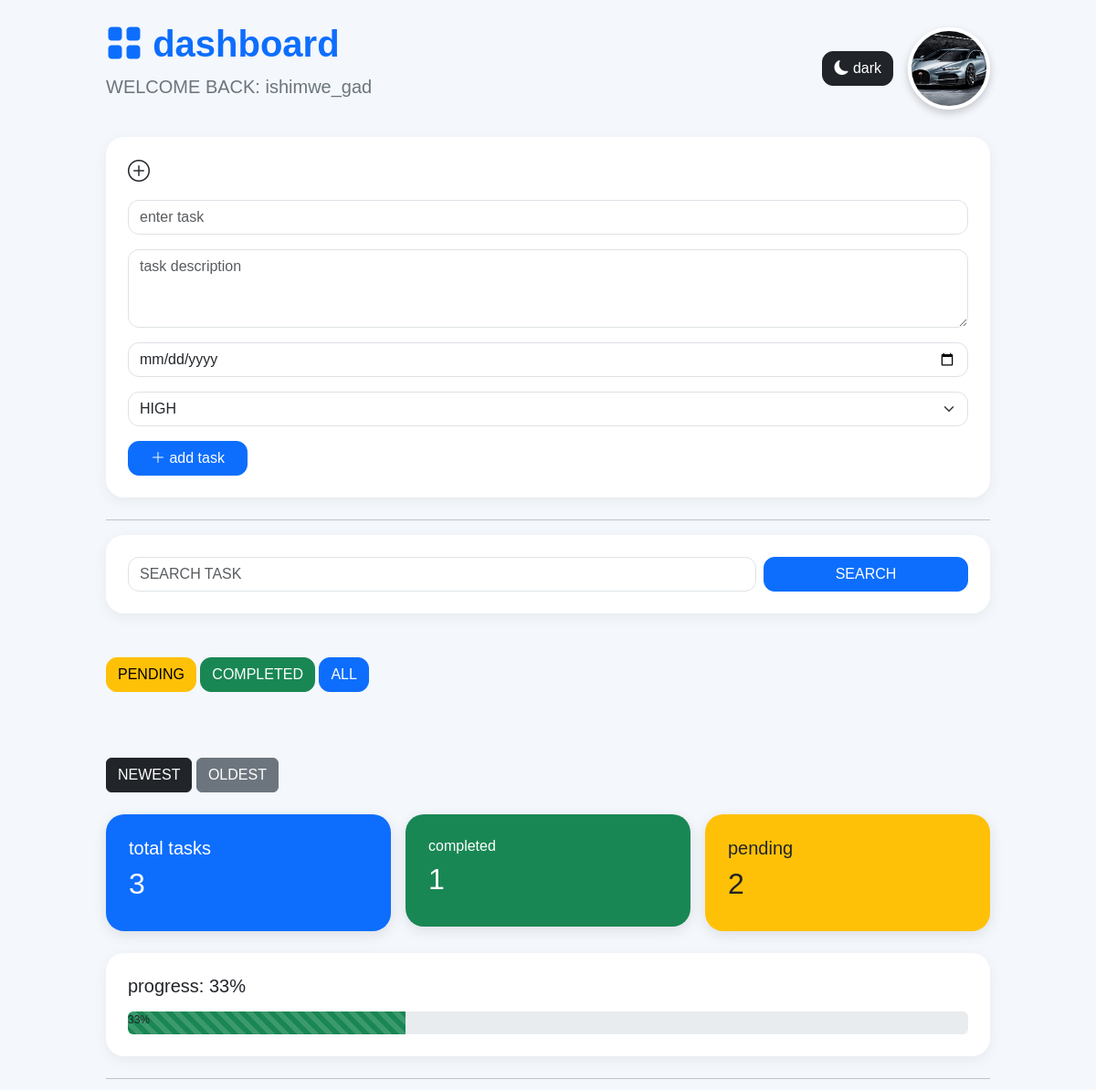
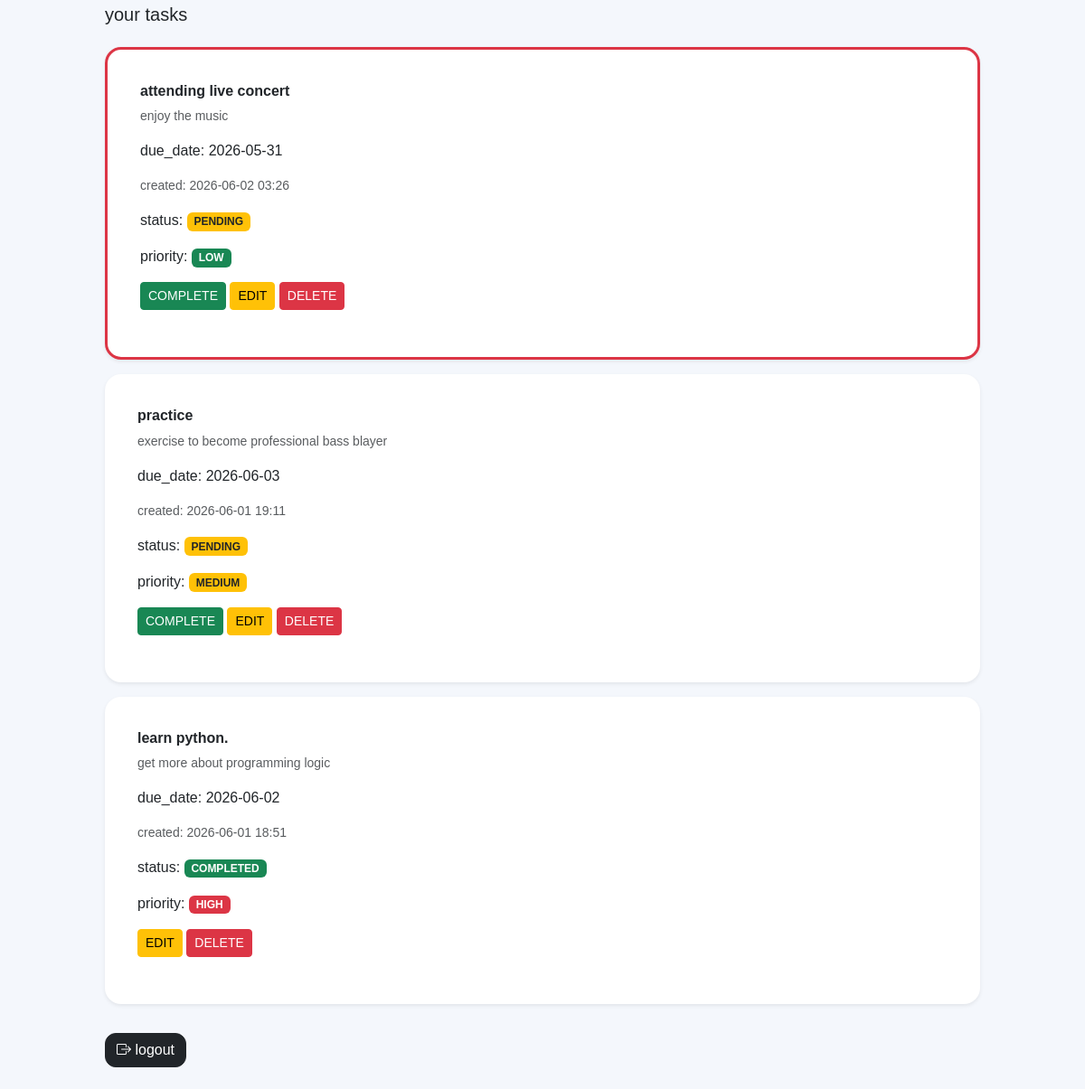
The app's page /dashboard?sort=newest (signed in) with its own data (2 pictures, top to bottom).
### tables this page shows
CREATE TABLE users (
        id INTEGER PRIMARY KEY AUTOINCREMENT,
        username TEXT UNIQUE,
        password TEXT
           );

CREATE TABLE tasks (
        id INTEGER PRIMARY KEY AUTOINCREMENT,
        user_id INTEGER,
        title TEXT NOT NULL,
        description TEXT,
        status TEXT NOT NULL,
        due_date TEXT,
        priority  TEXT,
        created_at TEXT
           );

### app.py (the view)
@app.route('/dashboard')
def dashboard():
    username = session.get('username')
    if not username:
        return redirect('/')
    conn = sqlite3.connect('users.db')
    cursor = conn.cursor()
    cursor.execute("SELECT id FROM users WHERE username=?", (username,))
    user = cursor.fetchone()
    user_id = user[0]
    search = request.args.get('search')
    status = request.args.get('status')
    sort = request.args.get('sort')
    if search:
        cursor.execute(
            "SELECT id, title, description, status, due_date, priority, created_at FROM tasks WHERE user_id=? AND title LIKE ?",
            (user_id, '%' + search + '%')
        )
    elif status:
           cursor.execute(
            "SELECT id, title, description, status, due_date,priority, created_at FROM tasks WHERE user_id=? AND status=?",
            (user_id, status)
        )
    else:
        if sort == "newest":
            cursor.execute(
             "SELECT id, title, description, status, due_date, priority, created_at FROM tasks WHERE user_id=? ORDER BY id DESC",
            (user_id,)
        )
        elif sort == "oldest":
            cursor.execute(
                "SELECT id, title, description, status, due_date, priority, created_at FROM tasks WHERE user_id=? ORDER BY id ASC",
                (user_id,)
            )
        else:
            cursor.execute(
                "SELECT id, title, description, status, due_date, priority, created_at FROM tasks WHERE user_id=?",
                (user_id,)
            )
    tasks = cursor.fetchall()
    cursor.execute(
        "SELECT COUNT(*) FROM tasks WHERE user_id=?",
        (user_id,)
     )
    total_tasks = cursor.fetchone()[0]
    cursor.execute(
        "SELECT COUNT(*) FROM tasks WHERE user_id=? AND status=?",
        (user_id,"completed")
    )
    completed_tasks = cursor.fetchone()[0]
    cursor.execute(
        "SELECT COUNT(*)FROM tasks WHERE user_id=? AND status=?",
        (user_id,"pending")
    )
    pending_tasks = cursor.fetchone()[0]
    if total_tasks > 0:
        progress = int((completed_tasks / total_tasks) * 100)
    else:
        progress = 0
    current_date = datetime.now().strftime("%Y-%m-%d")
    conn.close()
    return render_template(
        'dashboard.html',
        username=username,
        tasks=tasks,
        total_tasks=total_tasks,
        completed_tasks=completed_tasks,
        pending_tasks=pending_tasks,
        progress=progress,
        current_date=current_date
    )

### templates/dashboard.html (shortened to what this page needs)
<!DOCTYPE html>
<html>
    <head>
        <link
        href="https://cdn.jsdelivr.net/npm/bootstrap@5.3.3/dist/css/bootstrap.min.css"rel="stylesheet">
        <link
        rel="stylesheet"
        href="https://cdn.jsdelivr.net/npm/bootstrap-icons@1.11.3/font/bootstrap-icons.min.css">
    </head>
    <body id="body">
        <div class="container py-4 px-3" style="max-width:1000px;">
        <div class="d-flex justify-content-between align-items-center mb-4">
        <div>
            <h1 class="fw-bold text-primary">
                <i class="bi bi-grid-fill"></i>
                dashboard
            </h1>
            <p class="text-secondary fs-5">
                WELCOME BACK: {{ username }}
           </p>
        </div>
        <div class="d-flex align-items-center gap-3">
        <button
        onclick="toggleDarkMode()"
        class="btn btn-dark custom-btn">
        <i class="bi bi-moon-fill"></i>
        dark
       </button>
        <img
        src="{{ url_for('static', filename='gd.jpg') }}"
        width="90px"
        height="90"
        class="profile-img">
      </div>
     </div>
    <div class="card main-card p-4 mb-4">
        <h4 class="mb-3">
            <i class="bi bi-plus-circle"></i>
        </h4>
        <form method="POST" action="/add_task">
            <input
                 class="form-control mb-3"
                 type="text"
                 name="title"
                 placeholder="enter task"
                 required>
            <textarea
                class="form-control mb-3"
                name="description"
                rows="3"
                placeholder="task description"
                required></textarea>
            <input
                  class="form-control mb-3"
                  type="date"
                  name="due_date"
                   required>
            <select
                name="priority"
                class="form-select mb-3">
                <option value="HIGH">HIGH</option>
            </select>
            <button class="btn btn-primary custom-btn px-4"
            type="submit">
            <i class="bi bi-plus-lg"></i>
            add task
        </button>
        </form>
    </div>
        <hr>
        <div class="card main-card p-4 mb-4">
        <form method="GET" action="/dashboard">
        <div class="row g-2">
        <div class="col-md-9">
        <input
            class="form-control"
            type="text"
            name="search"
            placeholder="SEARCH TASK">
        </div>
        <div class="col-md-3">
        <button
         class="btn btn-primary w-100 custom-btn"
         type="submit">SEARCH
        </button>
        </div>
        </div>
        </form>
        </div>
        <br>
        <div class="mb-4">
        <a
           class="btn btn-warning custom-btn"
           href="/dashboard?status=pending">PENDING</a>
        <a
           class="btn btn-success custom-btn"
           href="/dashboard?status=completed">COMPLETED</a>
        <a
          class="btn btn-primary custom-btn"
           href="/dashboard">ALL
        </a>
        </div>
        <br><br>
        <a
        class="btn btn-dark"
        href="/dashboard?sort=newest"
        >
        NEWEST
       </a>
       <a
       class="btn btn-secondary"
       href="dashboard?sort=oldest"
       >
       OLDEST
       </a>
       <br><br>
       <div class="row g-3 mb-4">
        <div class="col-md-4">
            <div class="stats-card bg-primary">
              <h5>total tasks</h5>
              <h2>{{ total_tasks }}</h2>
       </div>
     </div>
     <div class="col-md-4">
        <div class="stats-card bg-success">
           <h6>completed</h6>
           <h2>{{ completed_tasks }}</h2>
    </div>
  </div>
    <div class="col-md-4">
        <div class="stats-card bg-warning text-dark">
        <h5>pending</h5>
        <h2>{{ pending_tasks}}</h2>
   </div>
  </div>
 </div>
 <div class="card main-card p-4 mb-4">
    <h5 class="mb-3">
        progress: {{ progress}}%
    </h5>
    <div class="progress" style="height: 25px;">
    <div
        class="progress-bar-striped progress-bar-animated bg-success"
        role="progressbar"
        style="width: {{ progress }}%;">
        {{ progress }}%
    </div>
    </div>
 </div>
        <hr>
        <h5>your tasks</h5>
        <div class="mt-4">
            {% for task in tasks %}
            <div class="card task-card mb-3 shadow-sm
            {% if task[3] != 'completed' and task[4] < current_date %}
            border_danger
            {% endif %}
            ">
                <div class="card-body">
                    <h6 class="card-title fw-bold">
                        {{ task[1] }}
                    </h6>
                    <p class="text-muted small">
                        {{ task[2] }}
                    </p>
                    <p class="card-text">
                        due_date:
                        {{ task[4] }}
                    </p>
                    <p class="text-muted small">
                        created:
                        {{ task[6] }}
                    </p>
                    <p>
                    status:
                    {% if task[3] == 'completed' %}
                    <span class="badge bg-success">
                        COMPLETED
                    </span>
                    {% else %}
                    <span class="badge bg-warning text-dark">
                        PENDING
                    </span>
                    {% endif %}
                </p>
                <p>
                    priority:
                    {% if task[5] == 'HIGH' %}
                    <span class="badge bg-danger">
                        HIGH
                    </span>
                    {% elif task[5] == 'MEDIUM' %}
                    <span class="badge bg-warning text-dark">
                        MEDIUM
                    </span>
                    {% else %}
                 <span class="badge bg-success">
                    LOW
                 </span>
                 {% endif %}
            <p/>
            {% if task[3] == 'pending' %}
            <a
                class="btn btn-success btn-sm"
                href="/complete_task/{{ task[0] }}">
                COMPLETE
                </a>
                {% endif %}
                <a
                class="btn btn-warning btn-sm"
                href="/edit_task/{{ task[0] }}">
                EDIT
                </a>
                <a
                 class="btn btn-danger btn-sm"
                 href="/delete_task/{{ task[0] }}"
                 onclick="return confirm('Are you sure you want to delete this task?')">
                DELETE
                </a>
                </div>
            </div>
            {% endfor %}
        </div>
        <a
         href="/logout"
         class="btn btn-dark custom-btn mt-3">
         <i class="bi bi-box-arrow-right"></i>
         logout
        </a>
        </div>
    </body>
</html>

### templates/dashboard.html (style rules this page uses)
body { background:#f4f7fc; font-family: arial, sans-serif; }
.main-card { border:none; border-radius: 20px; box-shadow:0 4px 15px rgba(0,0,0,0.06) ; }
.task-card { border:none; border-radius: 18px; transition:0.3s; background:white; padding: 20px; }
.border_danger { border: 3px solid #dc3545 !important; }
.stats-card { padding: 25px; border-radius: 20px; color: white; box-shadow: 0 4px 15px rgba(0,0,0,0.1); }
.form-control, .form-select { border-radius: 12px; }
.custom-btn { border-radius: 12px; transition:0.3s; }
.profile-img { border-radius: 50%; object-fit:cover; border: 4px solid white; box-shadow: 0 4px 10px rgba(0,0,0,0.2); }

### records on screen
users: username "ishimwe_gad"
tasks: title "attending live concert", description "enjoy the music", due_date "2026-05-31", created_at "2026-06-02 03:26", status "PENDING", priority "LOW"
tasks: title "practice", description "exercise to become professional bass blayer", due_date "2026-06-03", created_at "2026-06-01 19:11", status "PENDING", priority "MEDIUM"
tasks: title "learn python.", description "get more about programming logic", due_date "2026-06-02", created_at "2026-06-01 18:51", status "COMPLETED", priority "HIGH"

### other values on screen
{{ total_tasks }} "3"
{{ completed_tasks }} "1"
{{ pending_tasks }} "2"
{{ progress }} "33"
